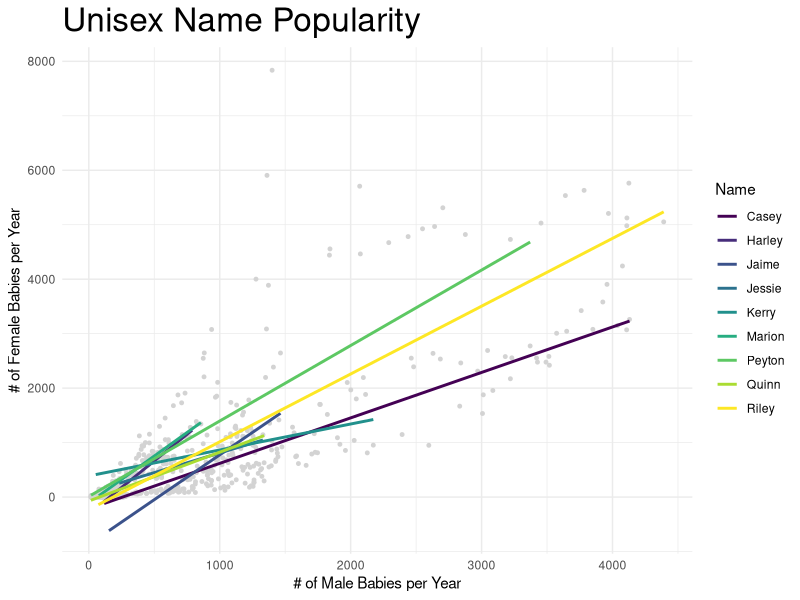
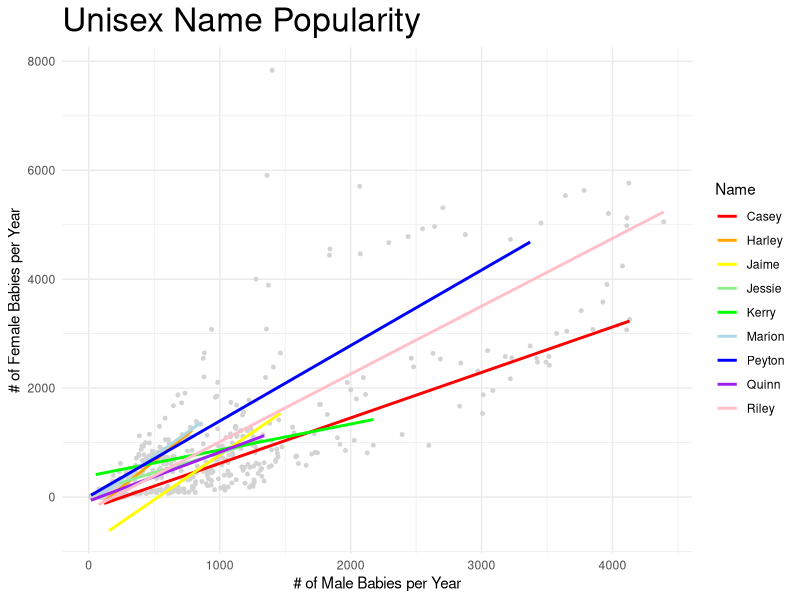

The R script that drew these images, in order:
# Run the code below to set up the data
# Change the points in the plot to light gray, decrease their size
# Change the color scale for the trend lines with scale_color_viridis_d()

# Bonus: What's the difference between scale_color_viridis_d() and scale_color_viridis_c()?
# Can you define your own colors (you'll need 9 for the names): look at the help for scale manual - especailly the examples

library(tidyverse)
# Load and reshape data
unisex_data <- read_csv("data/unisex.csv")
unisex_data <- unisex_data %>%
  select(-prop) %>%
  spread(sex, n, fill=0)
unisex_data

# make a scatterplot: add theme elements
ggplot(unisex_data, aes(x=Male, y=Female, color=name)) + 
  geom_point(color="lightgray", size=1) +
  geom_smooth(method="lm", se=FALSE) + 
  labs(title="Unisex Name Popularity",
       x="# of Male Babies per Year",
       y="# of Female Babies per Year",
       color="Name") + 
  scale_color_viridis_d() +
  theme_minimal() + 
  theme(plot.title=element_text(size=24))


# Bonus: your own scale
cols <- c("red","orange","yellow","lightgreen","green","lightblue","blue","purple","pink")
names(cols) <- unique(unisex_data$name)

ggplot(unisex_data, aes(x=Male, y=Female, color=name)) + 
  geom_point(color="lightgray", size=1) +
  geom_smooth(method="lm", se=FALSE) + 
  labs(title="Unisex Name Popularity",
       x="# of Male Babies per Year",
       y="# of Female Babies per Year",
       color="Name") + 
  scale_color_manual(values=cols) +
  theme_minimal() + 
  theme(plot.title=element_text(size=24))
